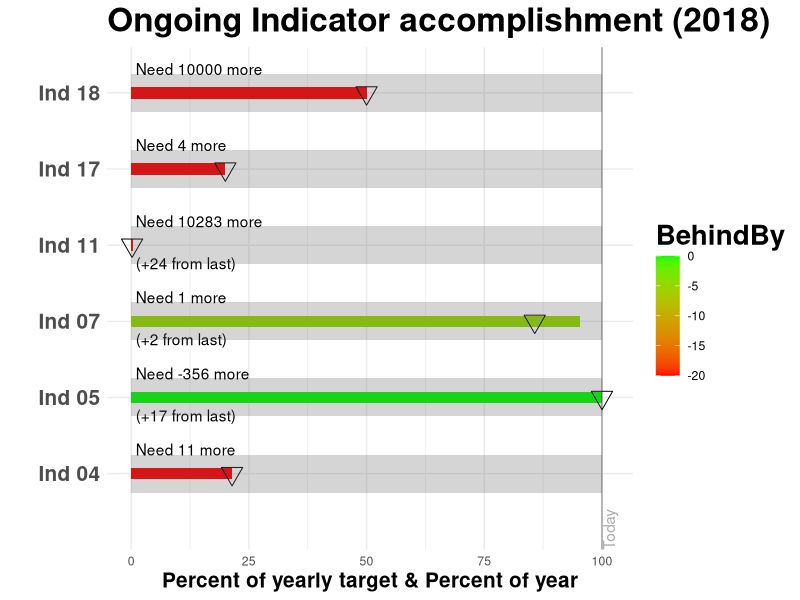

This chart was generated by the following R code:
library(ggplot2)
library(dplyr)
library(lubridate)

## Inputs
forYear= 2018 ## Specify Year the analysis represents
FY=TRUE       ## Is this a fiscal year? (as opposed to calendar year)
ProjectStartDate <- "2016/03/01"

df <- structure(list(IndicatorName = c("Ind 04", "Ind 05", "Ind 07", 
                                       "Ind 11", "Ind 17", "Ind 18"), 
                     Actual = c(3, 437, 20, 44, 1,10000), 
                     Actual_lastWeek = c(3, 420, 18, 20, 1, 10000), 
                     Actual_lastYear = c(3, 50, 20, 2000, 1, 10000), 
                     Target = c(14, 81, 21, 10327, 5, 20000)), 
                row.names = c(NA, -6L), class = "data.frame", 
                .Names = c("IndicatorName", "Actual", "Actual_lastWeek", "Actual_lastYear", "Target"))

## If df is empty, break function and just output an empty chart
if (nrow(df)==0){
  OutputPlot <- "No data yet"
  return()
}

## Protect against the case where there are no actuals:
if (is.null(length(df$Active))) df$Actual <- 0

## Take percents, but protecting against there being no targets
df$Perc <-   df$Actual/(df$Target + 0.0000000000001) * 100
df$PercWeek <- df$Actual_lastWeek/(df$Target + 0.0000000000001) * 100
df$PercYear <- df$Actual_lastYear/(df$Target + 0.0000000000001) * 100

## But truncate results if any are greater than 100
df$Perc[df$Perc>100] <- 100
df$PercWeek[df$PercWeek>100] <- 100
df$PercYear[df$PercYear>100] <- 100

#### Figure out today, within the Fiscal Year 
## If desired, force the project ot respect the startdate
if (FY==TRUE){
  ## Control for the possibility that project starts in a month other than October
  if(month(ProjectStartDate)!=10) {ProjectStartDate <-  as.Date(paste("01 10",year(ProjectStartDate)),format = "%d %m %Y")}
  ## Grab Percent of year
  PercentTime<- 
    as.numeric((Sys.Date() - as.Date(paste(format(as.Date(ProjectStartDate),"%d %b"),
                                           forYear-1),format = "%d %b %Y"))/365.25*100)
} else {
  ## Grab Percent of year
  PercentTime<- 
    as.numeric(Sys.Date() - as.Date(ProjectStartDate))/365.25*100
}

## Truncate Percent line if greater than 100 (for example, doing the analysis after year end)
if(PercentTime>100) PercentTime<- 100

## Calculate how far behind TODAY the Indicator Percent is
df$BehindBy <- df$Perc - PercentTime

## Calculate how far behind TODAY (VALUE) for text, but remove NAs
df <- df %>%
  mutate(text=PercentTime/100 * df$Target - df$Actual)
df$text[df$BehindBy > 0] <-"OK!"
df$text[df$BehindBy <= 0 & !is.na(df$BehindBy)] <- 
  paste("Need ",round(as.numeric(df$text[df$BehindBy <= 0  & !is.na(df$BehindBy)]))," more",sep="")


  
          ## Calculate behind from last week
          df$BehindFromLastWeek <- df$Actual - df$Actual_lastWeek
          
          ## Calculate how far behind LAST for text
          df$text2[df$BehindFromLastWeek > 0 & !is.na(df$BehindFromLastWeek)] <- paste("(+",round(as.numeric(df$BehindFromLastWeek[df$BehindFromLastWeek > 0 & !is.na(df$BehindFromLastWeek)]))," from last)",sep="")
          df$text2[df$BehindFromLastWeek < 0 & !is.na(df$BehindFromLastWeek)] <- paste("(",round(as.numeric(df$BehindFromLastWeek[df$BehindFromLastWeek < 0 & !is.na(df$BehindFromLastWeek)]))," from last)",sep="")
          
          ## Truncate BEHIND BY at 0, LowLevel, and Percent to 100
          #### Set "low level" here. Low level is the Value that we consider tolerable to be behind the indicators by.r
          LowLVL <- -.20 * PercentTime
          df$BehindBy[df$BehindBy>0] <- 0
          df$BehindBy[df$BehindBy<LowLVL] <- LowLVL


ggplot(df, aes(IndicatorName) ) + 
  geom_bar(aes(y=Perc,width=0.15,fill=BehindBy),stat = "identity")  + 
  scale_fill_gradient(limits = c(LowLVL,0),low="red", high="green") +
  geom_point(aes(y=PercWeek),shape=6,size=5) +
  geom_text( y=1,aes(label = text2),vjust=2,hjust = 0) +
  geom_bar(aes(y=100,width=0.5),alpha=0.25,stat = "identity") +
  geom_text( y=1,aes(label = text),vjust=-1.5,hjust = 0) +
  geom_hline(yintercept = PercentTime,alpha=0.33) +
  annotate("text", x = 0, y = PercentTime + 1.5,hjust=0, label = "Today",angle=90,alpha=0.33) +
  coord_flip() +  
  ylab("Percent of yearly target & Percent of year") +   xlab(" ") +
  ggtitle(paste("Ongoing Indicator accomplishment (",forYear,")",sep=""))+
  theme_minimal() + theme(axis.text.y = element_text(size=15,face="bold"),
                          axis.title.x = element_text(face="bold", size=15),
                          title=element_text(face="bold",size=20))
